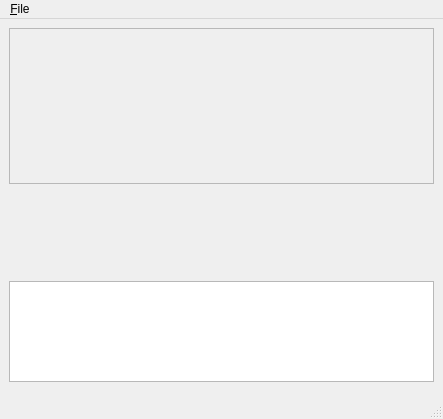
<ui version="4.0" >
 <class>MainWindow</class>
 <widget class="QMainWindow" name="MainWindow" >
  <property name="geometry" >
   <rect>
    <x>0</x>
    <y>0</y>
    <width>443</width>
    <height>419</height>
   </rect>
  </property>
  <property name="windowTitle" >
   <string>MathTran Equation Viewer [*]</string>
  </property>
  <property name="windowIcon" >
   <iconset resource="../mathtran.qrc" >:/images/images/new.png</iconset>
  </property>
  <widget class="QWidget" name="centralwidget" >
   <widget class="QLabel" name="outputLabel" >
    <property name="geometry" >
     <rect>
      <x>9</x>
      <y>9</y>
      <width>425</width>
      <height>156</height>
     </rect>
    </property>
    <property name="sizePolicy" >
     <sizepolicy>
      <hsizetype>5</hsizetype>
      <vsizetype>5</vsizetype>
      <horstretch>0</horstretch>
      <verstretch>1</verstretch>
     </sizepolicy>
    </property>
    <property name="frameShape" >
     <enum>QFrame::StyledPanel</enum>
    </property>
    <property name="text" >
     <string/>
    </property>
   </widget>
   <widget class="QTextEdit" name="equationEditor" >
    <property name="geometry" >
     <rect>
      <x>9</x>
      <y>262</y>
      <width>425</width>
      <height>101</height>
     </rect>
    </property>
   </widget>
  </widget>
  <widget class="QMenuBar" name="menubar" >
   <property name="geometry" >
    <rect>
     <x>0</x>
     <y>0</y>
     <width>443</width>
     <height>27</height>
    </rect>
   </property>
   <widget class="QMenu" name="menu_File" >
    <property name="title" >
     <string>&amp;File</string>
    </property>
    <addaction name="newAction" />
    <addaction name="saveAction" />
    <addaction name="saveAsAction" />
    <addaction name="separator" />
    <addaction name="exitAction" />
   </widget>
   <addaction name="menu_File" />
  </widget>
  <widget class="QStatusBar" name="statusbar" />
  <action name="newAction" >
   <property name="icon" >
    <iconset resource="../mathtran.qrc" >:/images/images/new.png</iconset>
   </property>
   <property name="text" >
    <string>&amp;New</string>
   </property>
  </action>
  <action name="updateAction" >
   <property name="icon" >
    <iconset resource="../mathtran.qrc" >:/images/images/update.png</iconset>
   </property>
   <property name="text" >
    <string>&amp;Update</string>
   </property>
   <property name="shortcut" >
    <string>Ctrl+Return</string>
   </property>
  </action>
  <action name="saveAsAction" >
   <property name="enabled" >
    <bool>false</bool>
   </property>
   <property name="text" >
    <string>Save &amp;As...</string>
   </property>
  </action>
  <action name="saveAction" >
   <property name="enabled" >
    <bool>false</bool>
   </property>
   <property name="icon" >
    <iconset resource="../mathtran.qrc" >:/images/images/save.png</iconset>
   </property>
   <property name="text" >
    <string>&amp;Save</string>
   </property>
   <property name="shortcut" >
    <string>Ctrl+S</string>
   </property>
  </action>
  <action name="exitAction" >
   <property name="text" >
    <string>E&amp;xit</string>
   </property>
   <property name="shortcut" >
    <string>Ctrl+Q</string>
   </property>
  </action>
  <action name="increaseTextAction" >
   <property name="icon" >
    <iconset resource="../mathtran.qrc" >:/images/images/larger.png</iconset>
   </property>
   <property name="text" >
    <string>&amp;Increase Text Size</string>
   </property>
   <property name="shortcut" >
    <string>Ctrl+=</string>
   </property>
  </action>
  <action name="decreaseTextAction" >
   <property name="icon" >
    <iconset resource="../mathtran.qrc" >:/images/images/smaller.png</iconset>
   </property>
   <property name="text" >
    <string>&amp;Decrease Text Size</string>
   </property>
   <property name="shortcut" >
    <string>Ctrl+-</string>
   </property>
  </action>
  <action name="increaseMathAction" >
   <property name="icon" >
    <iconset resource="../mathtran.qrc" >:/images/images/mathlarger.png</iconset>
   </property>
   <property name="text" >
    <string>Increase Math Size</string>
   </property>
  </action>
  <action name="aboutAction" >
   <property name="text" >
    <string>&amp;About...</string>
   </property>
  </action>
 </widget>
 <resources>
  <include location="../mathtran.qrc" />
 </resources>
 <connections>
  <connection>
   <sender>increaseTextAction</sender>
   <signal>triggered()</signal>
   <receiver>equationEditor</receiver>
   <slot>zoomIn()</slot>
   <hints>
    <hint type="sourcelabel" >
     <x>-1</x>
     <y>-1</y>
    </hint>
    <hint type="destinationlabel" >
     <x>221</x>
     <y>293</y>
    </hint>
   </hints>
  </connection>
  <connection>
   <sender>decreaseTextAction</sender>
   <signal>triggered()</signal>
   <receiver>equationEditor</receiver>
   <slot>zoomOut()</slot>
   <hints>
    <hint type="sourcelabel" >
     <x>-1</x>
     <y>-1</y>
    </hint>
    <hint type="destinationlabel" >
     <x>221</x>
     <y>293</y>
    </hint>
   </hints>
  </connection>
 </connections>
</ui>
